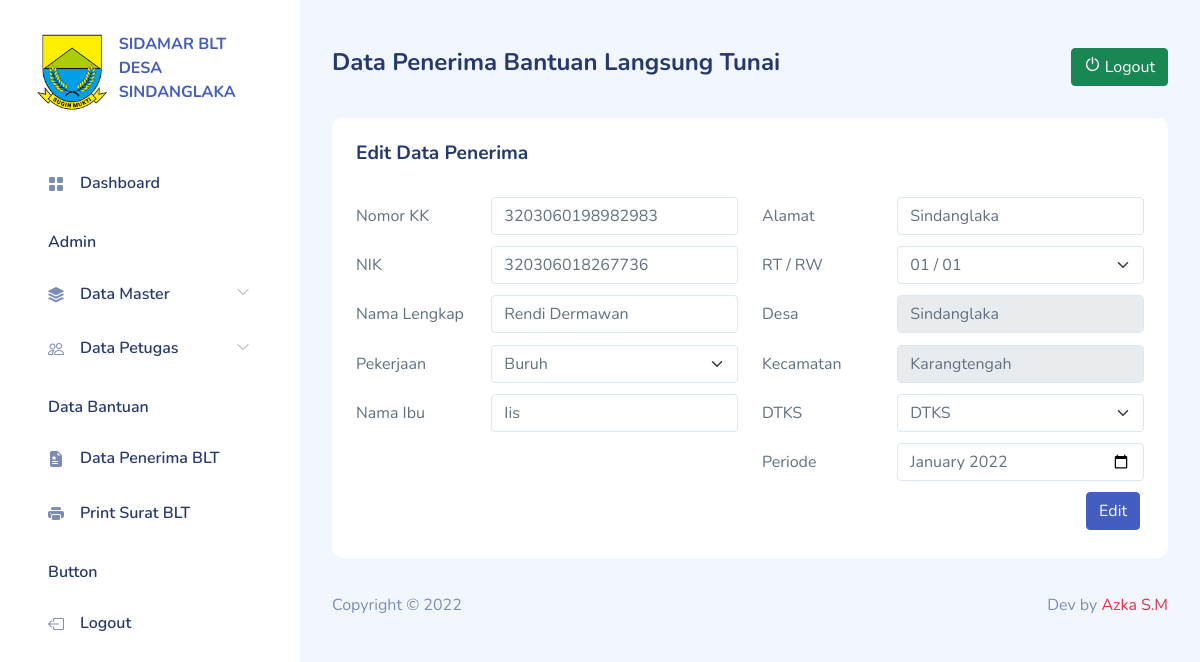
The app's page /data_blt_edit.php?id=1 (signed in) with its own data.
### tables this page shows
CREATE TABLE `data_blt_penerima` (
  `id_blt` int(11) NOT NULL,
  `nama_lengkap` varchar(255) NOT NULL,
  `no_kk` varchar(1000) NOT NULL,
  `no_nik` varchar(1000) NOT NULL,
  `jalan` varchar(200) NOT NULL,
  `rtrw` varchar(200) NOT NULL,
  `desa` varchar(200) NOT NULL,
  `kecamatan` varchar(200) NOT NULL,
  `kabupaten` varchar(200) NOT NULL,
  `provinsi` varchar(200) NOT NULL,
  `kode_pos` varchar(200) NOT NULL,
  `pekerjaan` varchar(255) NOT NULL,
  `nama_ibu` varchar(255) NOT NULL,
  `status_dtks` int(11) NOT NULL,
  `periode` varchar(255) NOT NULL,
  `date_created` date NOT NULL,
  `is_active` int(11) NOT NULL
);

### functions.php (called while the page is built, shortened)
<?php
$conn = mysqli_connect("localhost", "root", "", "db_sdlk_blt");
function query($query)
{
    global $conn;
    $result = mysqli_query($conn, $query);
    $rows = [];
    while ($row = mysqli_fetch_assoc($result)) {
        $rows[] = $row;
    }
    return $rows;
}

### data_blt_edit.php (the view, shortened to what this page needs)
<?php
require "functions.php";
$id = $_GET["id"];
$blt = query("SELECT * FROM data_blt_penerima WHERE id_blt = $id")[0];
include "template_header.php";
include "template_sidebar.php";
?>
<div id="main">
    <div class="page-heading">
        <div class="row">
            <div class="col-7">
                <h4>Data Penerima Bantuan Langsung Tunai</h4>
            </div>
            <div class="col-5">
                <a href="logout.php" class="btn btn-success float-end" onclick="return confirm('Yakin akan keluar dari aplikasi?');">
                    <i class="icon dripicons-power"></i>
                    Logout
                </a>
            </div>
        </div>
    </div>
    <div class="page-content">
        <section class="row">
            <div class="col-12 col-lg-12">
                <div class="card">
                    <div class="card-header">
                        <div class="row">
                            <div class="col-12 col-lg-8">
                                <h4>Edit Data Penerima</h4>
                            </div>
                            <div class="col-12 col-lg-4">
                            </div>
                        </div>
                    </div>
                    <div class="card-body">
                        <form class="form form-horizontal" action="" method="POST">
                            <div class="form-body">
                                <div class="row">
                                    <div class="col-12 col-lg-6">
                                        <div class="row">
                                            <div class="col-12 col-md-4">
                                                <label class="col-form-label" for="no_kk">Nomor KK</label>
                                            </div>
                                            <div class="col-12 col-md-8 form-group">
                                                <input type="text" id="no_kk" class="form-control" name="no_kk" value="<?= $blt["no_kk"]; ?>">
                                            </div>
                                            <div class="col-12 col-md-4">
                                                <label class="col-form-label" for="no_nik">NIK</label>
                                            </div>
                                            <div class="col-12 col-md-8 form-group">
                                                <input type="text" id="no_nik" class="form-control" name="no_nik" value="<?= $blt["no_nik"]; ?>">
                                            </div>
                                            <div class="col-12 col-md-4">
                                                <label class="col-form-label" for="nama_lengkap">Nama Lengkap</label>
                                            </div>
                                            <div class="col-12 col-md-8 form-group">
                                                <input type="text" id="nama_lengkap" class="form-control" name="nama_lengkap" value="<?= $blt["nama_lengkap"]; ?>">
                                            </div>
                                            <div class="col-12 col-md-4">
                                                <label class="col-form-label" for="pekerjaan">Pekerjaan</label>
                                            </div>
                                            <fieldset class="col-12 col-md-8 form-group">
                                                <select class="form-select" id="pekerjaan" name="pekerjaan">
                                                    <option value="<?= $blt["pekerjaan"]; ?>"><?= $blt["pekerjaan"]; ?></option>
                                                </select>
                                            </fieldset>
                                            <div class="col-12 col-md-4">
                                                <label class="col-form-label" for="nama_ibu">Nama Ibu</label>
                                            </div>
                                            <div class="col-12 col-md-8 form-group">
                                                <input type="text" id="nama_ibu" class="form-control" name="nama_ibu" value="<?= $blt["nama_ibu"]; ?>">
                                            </div>
                                        </div>
                                    </div>
                                    <div class="col-12 col-lg-6">
                                        <div class="row">
                                            <div class="col-12 col-md-4">
                                                <label class="col-form-label" for="jalan">Alamat</label>
                                            </div>
                                            <div class="col-12 col-md-8 form-group">
                                                <input type="text" id="jalan" class="form-control" name="jalan" placeholder="Kampung / Nama Jalan" value="<?= $blt["jalan"]; ?>">
                                            </div>
                                            <div class="col-12 col-md-4">
                                                <label class="col-form-label" for="rtrw">RT / RW</label>
                                            </div>
                                            <fieldset class="col-12 col-md-8 form-group">
                                                <select class="form-select" id="rtrw" name="rtrw">
                                                    <option value="<?= $blt["rtrw"] ?>"><?= $blt["rtrw"] ?></option>
                                                </select>
                                            </fieldset>
                                            <div class="col-12 col-md-4">
                                                <label class="col-form-label" for="desa">Desa</label>
                                            </div>
                                            <div class="col-12 col-md-8 form-group">
                                                <input type="text" id="desa" class="form-control" name="desa" value="Sindanglaka" required readonly>
                                            </div>
                                            <div class="col-12 col-md-4">
                                                <label class="col-form-label" for="kecamatan">Kecamatan</label>
                                            </div>
                                            <div class="col-12 col-md-8 form-group">
                                                <input type="text" id="kecamatan" class="form-control" name="kecamatan" value="Karangtengah" required readonly>
                                            </div>
                                            <div class="col-12 col-md-4">
                                                <label class="col-form-label" for="status_dtks">DTKS</label>
                                            </div>
                                            <fieldset class="col-12 col-md-8 form-group">
                                                <select class="form-select" id="status_dtks" name="status_dtks">
                                                    <option value="<?= $blt["status_dtks"]; ?>"><?php
                                                                                                if ($blt["status_dtks"] == 1) {
                                                                                                    echo "DTKS";
                                                                                                } else {
                                                                                                    echo "Non-DTKS";
                                                                                                }
                                                                                                ?></option>
                                                </select>
                                            </fieldset>
                                            <div class="col-12 col-md-4">
                                                <label class="col-form-label" for="periode">Periode</label>
                                            </div>
                                            <div class="col-12 col-md-8 form-group">
                                                <input type="month" id="periode" class="form-control" name="periode" value="<?= $blt["periode"]; ?>">
                                            </div>
                                        </div>
                                    </div>
                                    <div class="col-sm-12 d-flex justify-content-end">
                                        <button type="submit" class="btn btn-primary me-1 mb-1" name="blt_edit">Edit</button>
                                    </div>
                                </div>
                            </div>
                        </form>
                    </div>
                </div>
            </div>
        </section>
    </div>
    <?php
    include "template_footer.php";
    ?>

### assets/css/app.css (style rules this page uses)
.btn i,.btn svg { height:16px;width:16px }
.btn.btn-danger,.btn.btn-info,.btn.btn-primary,.btn.btn-secondary,.btn.btn-success,.btn.btn-warning { color:#fff }
.card { border:none;margin-bottom:2.2rem }
.card .card-header { border:none }
.card .card-header h4 { font-size:1.2rem;font-weight:700 }
.card .card-header~.card-body { padding-top:0 }
.card .card-body { padding:1.5rem }
.form-group { margin-bottom:.7rem }
#main { margin-left:300px;padding:2rem }
.page-heading { margin:0 0 2rem }
a { text-decoration:none }

### records on screen
data_blt_penerima: no_kk "3203060198982983", no_nik "320306018267736", nama_lengkap "Rendi Dermawan", pekerjaan "Buruh", nama_ibu "Iis", jalan "Sindanglaka", rtrw "01 / 01", status_dtks "DTKS", periode "2022-01"
